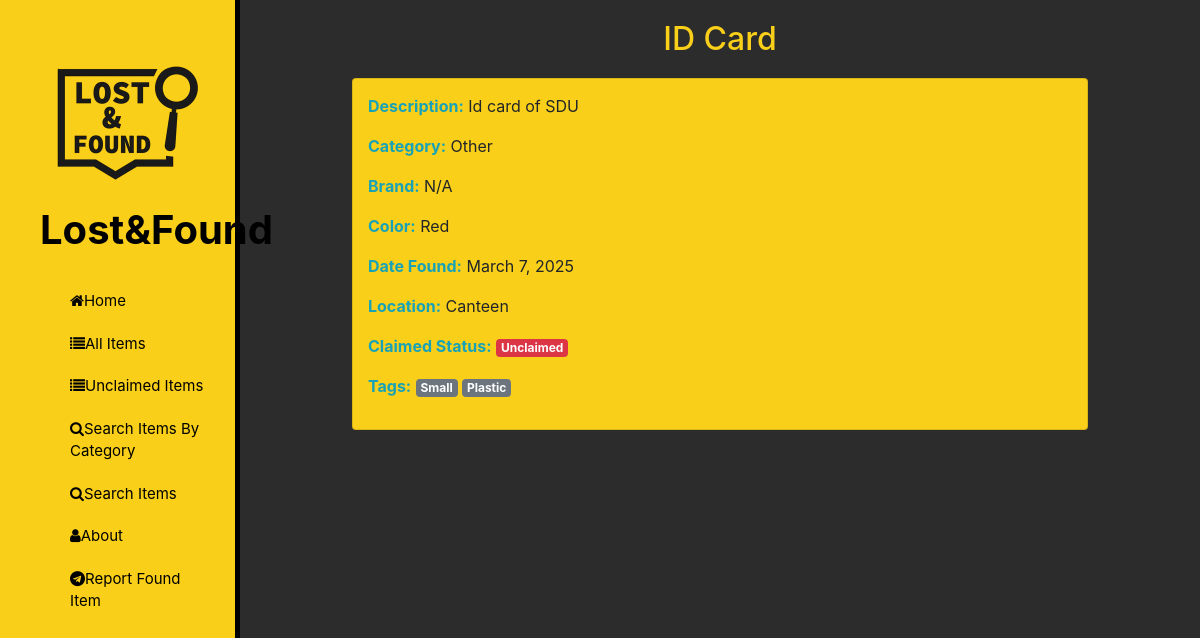
Page /items/49 on the committed database.
### mainapp/models.py (models this page shows, shortened)
class Item(models.Model):
    name = models.CharField(max_length=50)
    description = models.CharField(max_length=250)
    category = models.ForeignKey(Category, on_delete=models.CASCADE)
    brand = models.CharField(null=True, blank=True,max_length=20)
    color = models.CharField(null=True, blank=True,max_length=20)
    date_found = models.DateField(auto_now_add=True)
    claimed_status = models.BooleanField(default=False)
    location = models.CharField(max_length=255)
    tags = models.ManyToManyField(Tag, through="ItemTag")

class Category(models.Model):
    name = models.CharField(max_length=50, unique=True)
    def __str__(self):
        return self.name

class Tag(models.Model):
    name = models.CharField(max_length=50, unique=True)

### mainapp/views.py (the view)
# urls.py: path('items/<int:pk>',views.item_detail,name='item-detail'),
def item_detail(request,pk):
    item = get_object_or_404(Item,pk=pk)
    context = {
        'item':item
    }
    return render(request,'mainapp/item-detail.html',context)

### mainapp/templates/mainapp/item-detail.html
{% extends 'index.html' %}
{% block content %}
    <h2 class="head">{{ item.name }}</h2>
    <ul class="list-group">
        <li class="list-group-item">
            <p><span class="text-info">Description:</span> {{ item.description }}</p>
            <p><span class="text-info">Category:</span> {{ item.category }}</p>
            <p><span class="text-info">Brand:</span> {{ item.brand|default:"N/A" }}</p>
            <p><span class="text-info">Color:</span> {{ item.color|default:"Not specified" }}</p>
            <p><span class="text-info">Date Found:</span> {{ item.date_found }}</p>
            <p><span class="text-info">Location:</span> {{ item.location }}</p>
            <p><span class="text-info">Claimed Status:</span>
                {% if item.claimed_status %}
                    <span class="badge badge-success">Claimed</span>
                {% else %}
                    <span class="badge badge-danger">Unclaimed</span>
                {% endif %}
            </p>
            <p><span class="text-info">Tags:</span>
                {% for tag in item.tags.all %}
                    <span class="badge badge-secondary">{{ tag.name }}</span>
                {% empty %}
                    No tags
                {% endfor %}
            </p>
        </li>
    </ul>
{% endblock %}

### static/main.css (style rules this page uses)
body { background: #2c2c2c; }
.list-group { width: 80%; margin: 20px auto; }
.list-group-item { background: #f9cf19; border-radius: 10px; padding: 15px; margin-bottom: 10px; }
.text-info { font-weight: bold; color: #007bff; }
.head { text-align: center; color: #f9cf19; }

### rows in the picture
Item: name "ID Card", description "Id card of SDU", category "Other", brand "N/A", color "Red", date_found "March 7, 2025", location "Canteen"
Tag: name "Small"
Tag: name "Plastic"
